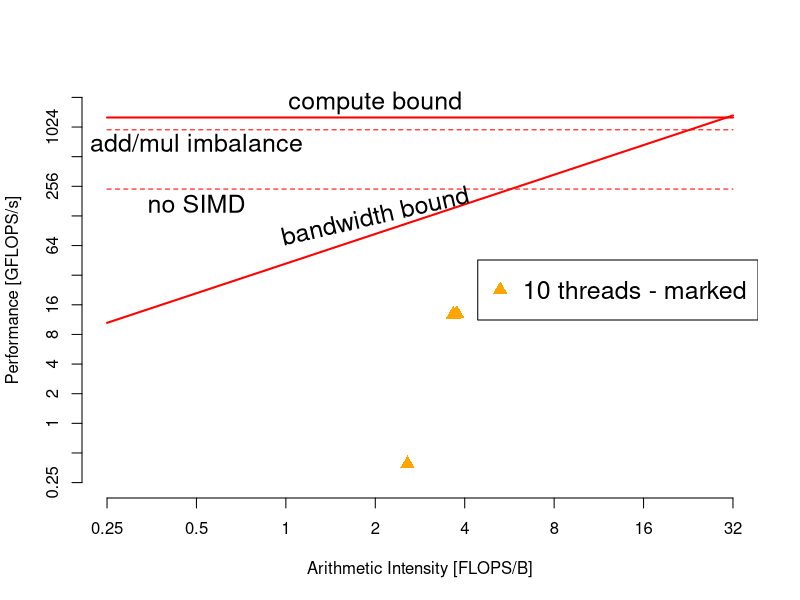

Source code (R):
png("roofline-mars-10tmarked.png", width = 1280, height = 640)

pp = 1280.0  # peak performance ... [GFLOPS/s]
pb =   30.5 # peak bandwidth ... [GB/s]
ai = function(b) (pp/pb) * b

x = seq(-2,5,1)
x_at = 2^x
x_labels = x_at

y = seq(-2,11,1)
y_at = 2^y
y_labels = y_at

plot(ai, xlab = "Arithmetic Intensity [FLOPS/B]",
         xlim = c(x_at[1], x_at[length(x_at)]),
         ylab = "Performance [GFLOPS/s]", 
         ylim = c(y_at[1], y_at[length(y_at)]),
     axes=FALSE, log = "xy", type = "l", col = "red", lwd = 2)

axis(1, at = x_at, labels = x_labels, tick = TRUE)
axis(2, at = y_at, labels = y_labels, tick = TRUE)


# 10 threads - all
#                   100     204800     819200        kdd
#flops_t10_a = c( 1.3292, 1517.9227, 2225.7196, 3427.6304)
#bw_t10_a    = c(73.4359,  476.2558,  734.1712, 1061.9937)
#
#for (i in 1:4) {
#  ai = flops_t10_a[i] / bw_t10_a[i]
#  points(ai, flops_t10_a[i]/1000, col="powderblue", pch = 15, cex = 1.5)
#}

# 80 threads - all
#                   100    204800     819200        kdd
#flops_t80_a = c( 0.5820, 731.8209, 1164.4394, 1519.8610)
#bw_t80_a    = c(78.4760, 981.6600, 1244,3416, 1420,3577)
#
#for (i in 1:4) {
#  ai = flops_t80_a[i] / bw_t80_a[i]
#  points(ai, flops_t80_a[i]/1000, col="blue", pch = 16, cex = 1.5)
#}


# 10 threads - marked 
#                     100      204800      819200         kdd
flops_t10_m =  c(385.0818, 12738.9347, 12814.5174, 12995.5919)
bw_t10_m =     c(150.0137,  2248.9188,  3500.4505,  3451.1885)

for (i in 1:4) {
  ai = flops_t10_m[i] / bw_t10_m[i]
  points(ai, flops_t10_m[i]/1000, col="orange", pch = 17, cex = 1.5)
}

# 80 threads - marked 
#                     100     204800     819200        kdd
#flops_t80_m = c(   7.4574, 4017.8371, 6579.4072, 5940.1009)
#bw_t80_m    = c(1292.0169, 2807.5566, 3312.4733, 3230.9055)
#
#for (i in 1:4) {
#  ai = flops_t80_m[i] / bw_t80_m[i]
#  points(ai, flops_t80_m[i]/1000, col="green", pch = 18, cex = 1.5)
#}

# add/mul imbalance
segments(x_at[1], pp*0.75, x_at[length(x_at)], pp*0.75,
         col = "red", lwd = 1, lty = "dashed")
text(0.5, 700, "add/mul imbalance", cex = 1.5)

# simd
segments(x_at[1], pp*0.75*0.25, x_at[length(x_at)], pp*0.75*0.25,
         col = "red", lwd = 1, lty = "dashed")
text(0.5, 170, "no SIMD", cex = 1.5)


segments(x_at[1], pp, x_at[length(x_at)], pp,
         col = "red", lwd = 2)

text(2, 128, "bandwidth bound", srt = 13, cex = 1.5)
text(2, 1800, "compute bound", cex = 1.5)

#legend("right",
#       pch    = c(15, 16, 17, 18),
#       col    = c("powderblue", "blue", "orange", "green"),
#       legend = c("10 threads - all", "80 threads - all", NA, 
#                  "10 threads - marked", "80 threads - marked"))

legend("right",
       cex = 1.5,
       pch    = c(17),
       col    = c("orange"),
       legend = c("10 threads - marked"))

dev.off()
